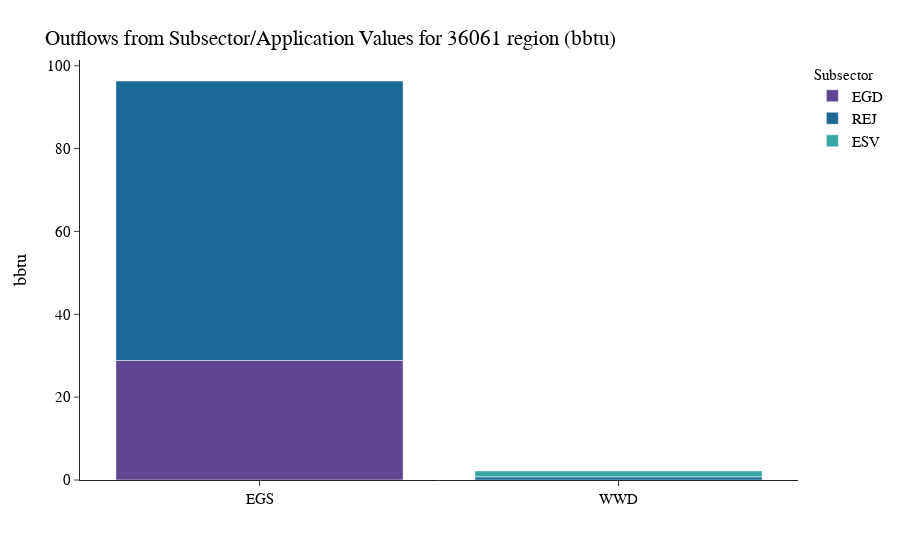

Notebook code for this chart:
### Markdown cell above
#### Outflow barcharts
To observe where outflows from a sector end up you can set the inflow parameter to False, as shown below.

### Code cell
# plot a stacked barchart of inflows to the specified sectors
flow.plot_sector_bar(data=output, unit_type='bbtu', region_name =region, 
                     sector_list=sectors, inflow=False, strip='total')

### Figure 1 — Plotly figure (JSON) as saved in the notebook; plotly's stock layout.template omitted (floating-point values rounded to 4 significant figures)
{"data": [{"alignmentgroup": "True", "hovertemplate": "groupname=EGD<br>S1=%{x}<br>value=%{y}<extra></extra>", "legendgroup": "EGD", "marker": {"color": "rgb(95, 70, 144)", "pattern": {"shape": ""}}, "name": "EGD", "offsetgroup": "EGD", "orientation": "v", "showlegend": true, "textposition": "auto", "type": "bar", "x": ["EGS"], "xaxis": "x", "y": [28.84], "yaxis": "y"}, {"alignmentgroup": "True", "hovertemplate": "groupname=REJ<br>S1=%{x}<br>value=%{y}<extra></extra>", "legendgroup": "REJ", "marker": {"color": "rgb(29, 105, 150)", "pattern": {"shape": ""}}, "name": "REJ", "offsetgroup": "REJ", "orientation": "v", "showlegend": true, "textposition": "auto", "type": "bar", "x": ["EGS", "WWD"], "xaxis": "x", "y": [67.48, 0.7687], "yaxis": "y"}, {"alignmentgroup": "True", "hovertemplate": "groupname=ESV<br>S1=%{x}<br>value=%{y}<extra></extra>", "legendgroup": "ESV", "marker": {"color": "rgb(56, 166, 165)", "pattern": {"shape": ""}}, "name": "ESV", "offsetgroup": "ESV", "orientation": "v", "showlegend": true, "textposition": "auto", "type": "bar", "x": ["WWD"], "xaxis": "x", "y": [1.428], "yaxis": "y"}], "layout": {"barmode": "relative", "font": {"color": "black", "family": "Arial", "size": 15}, "legend": {"bordercolor": "#000000", "borderwidth": 0, "font": {"size": 15}, "orientation": "v", "title": {"font": {"size": 15}, "text": "Subsector"}, "tracegroupgap": 0, "traceorder": "normal"}, "margin": {"t": 60}, "title": {"text": "Outflows from Subsector/Application Values for 36061 region (bbtu)", "xanchor": "left", "yanchor": "top"}, "xaxis": {"anchor": "y", "domain": [0, 1], "title": {"text": ""}}, "yaxis": {"anchor": "x", "domain": [0, 1], "title": {"text": "bbtu"}}}}
